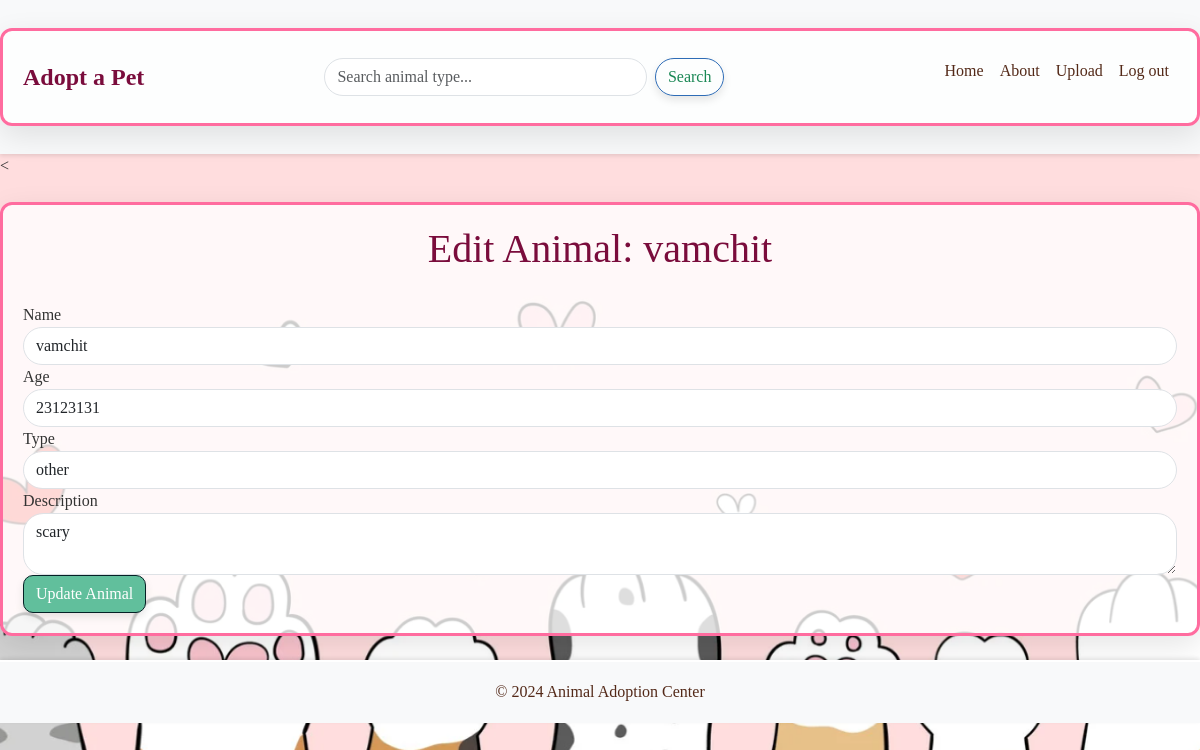
The page /edit_animal/11 (signed in) on the database its author committed.
### app/models.py (models this page shows, shortened)
class Animal(db.Model):
    id = db.Column(db.Integer, primary_key=True)
    name = db.Column(db.String(100), nullable=False)
    age = db.Column(db.String(20), nullable=False)  # Age stored as string (e.g., "2 years")
    animal_type = db.Column(db.String(50), nullable=False)  # e.g., "dog", "cat"
    description = db.Column(db.Text, nullable=True)
    image = db.Column(db.String(255), nullable=False)  # Path to the image file

### app/backend/routes.py (the view, shortened to what this page needs)
@main.route('/edit_animal/<int:animal_id>', methods=['GET', 'POST'])
@login_required
def edit_animal(animal_id):
    animal = Animal.query.get_or_404(animal_id)
    if not current_user.is_admin:
        flash('You do not have permission to perform this action.', 'danger')
        return redirect(url_for('main.animals'))
    return render_template('edit_animal.html', animal=animal)

### app/backend/__init__.py (called while the page is built)
@login_manager.user_loader
def load_user(user_id):
    user = User.query.get(int(user_id))  # Assuming you have a User model in your database
    if user:
        return user
    return None

### app/models.py (called while the page is built)
    @property
    def is_active(self):
        return True  # Assuming the user is always active. You can modify this logic later.

### app/frontend/templates/edit_animal.html
{% extends "home.html" %}
{% block content %}
<h1 class="text-center">Edit Animal: {{ animal.name }}</h1>
<form method="POST">
    <div class="form-group">
        <label for="name">Name</label>
        <input type="text" class="form-control" id="name" name="name" value="{{ animal.name }}" required>
    </div>
    <div class="form-group">
        <label for="age">Age</label>
        <input type="number" class="form-control" id="age" name="age" value="{{ animal.age }}" required>
    </div>
    <div class="form-group">
        <label for="type">Type</label>
        <input type="text" class="form-control" id="type" name="type" value="{{ animal.animal_type }}" required>
    </div>
    <div class="form-group">
        <label for="description">Description</label>
        <textarea class="form-control" id="description" name="description" required>{{ animal.description }}</textarea>
    </div>
    <button type="submit" class="btn btn-primary">Update Animal</button>
</form>
{% endblock %}

### app/frontend/static/css/style.css (style rules this page uses)
body { font-family: 'Georgia', serif; background-color: #FDDCDDFF; margin: 0; padding: 0; background-image: url('/static/images/background.png'); background-size: cover; background-repeat: no-repeat; background-attachment: fixed; background-position: center; }
h1, h2 { color: #7A0C3C; font-family: 'Playfair Display', serif; }
button { background-color: #ff6ca4; color: #fff; border: none; padding: 14px 28px; border-radius: 6px; cursor: pointer; font-size: 18px; box-shadow: 0 6px 12px rgba(0, 0, 0, 0.2); transition: all 0.3s ease; }
.btn { transition: background-color 0.3s ease, transform 0.3s ease; }
.btn { border-radius: 10px; box-shadow: 0px 4px 8px rgba(0, 0, 0, 0.1); }
.btn-primary { background-color: #61bf9c; border-color: #042125; }
body { background-color: #cdc5c5; color: #333; }
form .form-control { border-radius: 20px; }
h1 { text-align: center; margin-bottom: 30px; }

### rows shown on the page
Animal: name "vamchit", age "23123131", type "other", description "scary"
